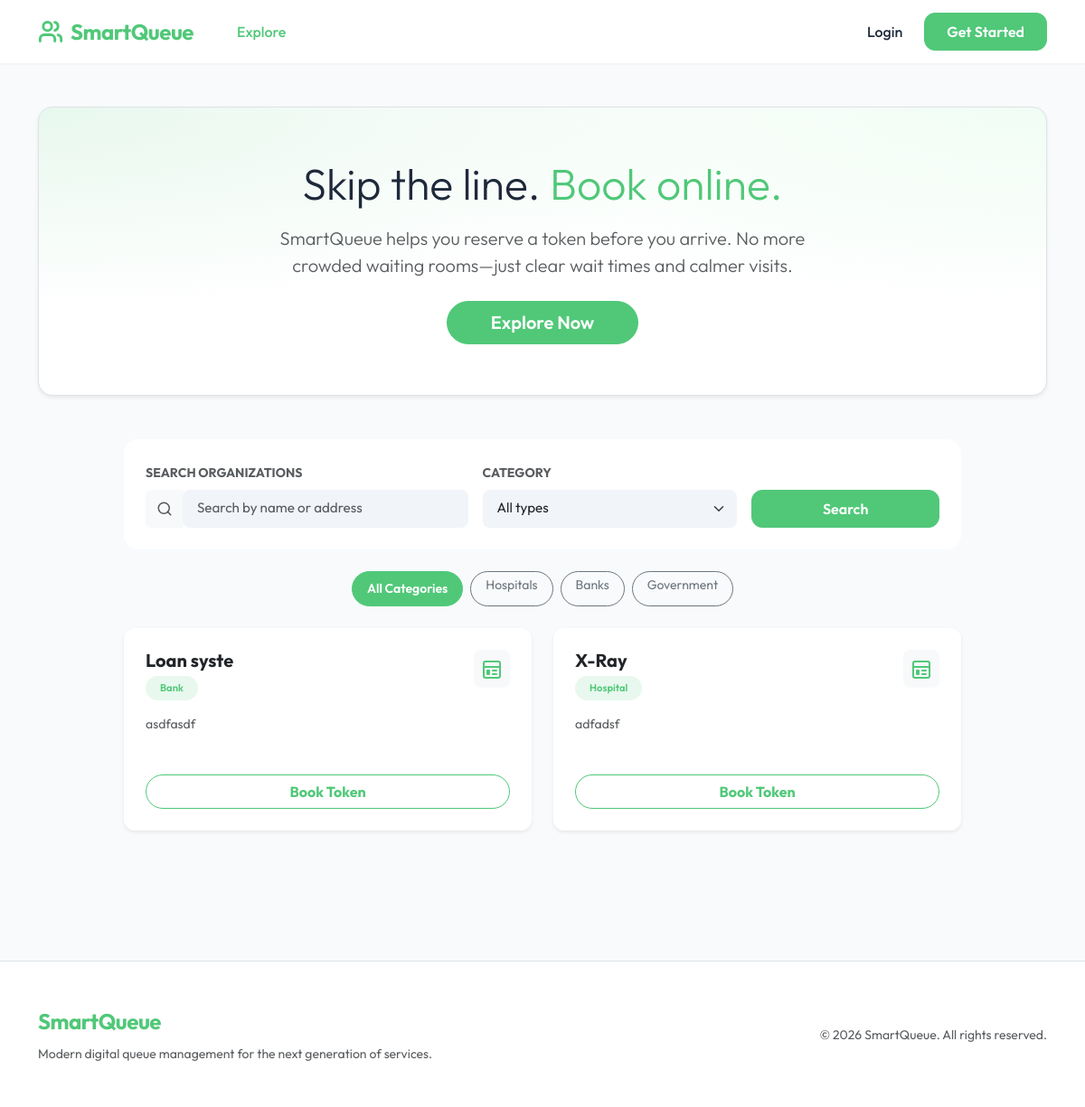
The page / on the database its author committed.
### apps/organizations/models.py (models this page shows, shortened)
class Organization(models.Model):
    TYPE_HOSPITAL = 'hospital'
    TYPE_BANK = 'bank'
    TYPE_GOVT = 'govt'
    TYPE_CHOICES = [
        (TYPE_HOSPITAL, 'Hospital'),
        (TYPE_BANK, 'Bank'),
        (TYPE_GOVT, 'Government'),
    ]
    name = models.CharField(max_length=200)
    slug = models.SlugField(max_length=220, unique=True)
    type = models.CharField(max_length=20, choices=TYPE_CHOICES)
    address = models.TextField()
    phone = models.CharField(max_length=15)
    email = models.EmailField()
    max_daily_tokens = models.IntegerField(default=100)
    is_active = models.BooleanField(default=True)
    organizers = models.ManyToManyField(
        settings.AUTH_USER_MODEL,
        related_name='managed_organizations',
        blank=True
    )
    created_at = models.DateTimeField(auto_now_add=True)
    class Meta:
        ordering = ['name']

### apps/organizations/views.py (the view, shortened to what this page needs)
# urls.py: path('', views.OrganizationListView.as_view(), name='organization_list'),
class OrganizationListView(ListView):
    model = Organization
    template_name = 'home.html'
    context_object_name = 'organizations'
    def get_queryset(self):
        queryset = super().get_queryset().filter(is_active=True)
        self.form = OrganizationSearchForm(self.request.GET or None)
        return queryset
    def get_context_data(self, **kwargs):
        context = super().get_context_data(**kwargs)
        context['form'] = self.form
        is_organizer = False
        if self.request.user.is_authenticated:
            is_organizer = self.request.user.profile.role == 'organizer' or self.request.user.is_staff
        context['is_organizer'] = is_organizer
        return context

### apps/organizations/forms.py
class OrganizationSearchForm(forms.Form):
    q = forms.CharField(
        required=False,
        label='Search',
        widget=forms.TextInput(attrs={'class': 'form-control', 'placeholder': 'Search by name or address'}),
    )
    type = forms.ChoiceField(
        required=False,
        widget=forms.Select(attrs={'class': 'form-select'}),
        choices=[
            ('', 'All types'),
            ('hospital', 'Hospital'),
            ('bank', 'Bank'),
            ('govt', 'Government'),
        ],
    )

### apps/templates/home.html
{% extends "organizations/organization_list.html" %}

### apps/templates/organizations/organization_list.html (shortened to what this page needs)
{% extends "base.html" %}
{% block content %}
    {% if is_organizer %}
    <div class="card border-0 shadow-sm p-4 mb-5 bg-primary-light" style="border-radius: 20px;">
        <div class="card-body d-flex flex-column flex-md-row justify-content-between align-items-center gap-4">
            <div>
                <h4 class="fw-bold text-primary mb-1">Welcome back, Organizer!</h4>
                <p class="mb-0 text-muted">Manage your organizations, services, and live queue from your portal.</p>
            </div>
            <div class="d-flex gap-2">
                <a href="{% url 'organizations:organizer_org_list' %}" class="btn btn-primary px-4">Management Portal</a>
                <a href="{% url 'organizations:organization_create' %}" class="btn btn-outline-primary px-4">Create New Org</a>
            </div>
        </div>
    </div>
    {% else %}
    <div class="py-5 mb-5 text-center bg-white rounded-4 shadow-sm border" style="background-image: radial-gradient(at 0% 0%, #e8f8ee 0, transparent 50%), radial-gradient(at 100% 0%, #f0fdf4 0, transparent 50%);">
        <div class="container py-2">
            <h1 class="display-5 fw-extrabold text-main mb-3">Skip the line. <span class="text-primary">Book online.</span></h1>
            <p class="lead text-muted mb-4 mx-auto" style="max-width: 600px;">
                SmartQueue helps you reserve a token before you arrive. No more crowded waiting rooms—just clear wait times and calmer visits.
            </p>
            <div class="d-flex justify-content-center gap-2">
                <a href="#explore" class="btn btn-primary btn-lg px-5 rounded-pill">Explore Now</a>
            </div>
        </div>
    </div>
    {% endif %}
    <div id="explore" class="mb-5">
        <div class="row justify-content-center">
            <div class="col-lg-10">
                <form method="get" class="bg-white p-4 rounded-4 shadow-md border-0 mb-4">
                    <div class="row g-3">
                        <div class="col-md-5">
                            <label class="form-label fw-bold small text-muted text-uppercase" for="id_q">Search Organizations</label>
                            <div class="input-group">
                                <span class="input-group-text bg-light border-0"><svg xmlns="http://www.w3.org/2000/svg" width="18" height="18" viewBox="0 0 24 24" fill="none" stroke="currentColor" stroke-width="2" stroke-linecap="round" stroke-linejoin="round" class="text-muted"><circle cx="11" cy="11" r="8"/><path d="m21 21-4.3-4.3"/></svg></span>
                                {{ form.q }}
                            </div>
                        </div>
                        <div class="col-md-4">
                            <label class="form-label fw-bold small text-muted text-uppercase" for="id_type">Category</label>
                            {{ form.type }}
                        </div>
                        <div class="col-md-3 d-grid">
                            <label class="form-label d-none d-md-block">&nbsp;</label>
                            <button class="btn btn-primary py-2" type="submit">Search</button>
                        </div>
                    </div>
                </form>
                <div class="d-flex flex-wrap gap-2 mb-4 justify-content-center">
                    <a class="btn btn-sm px-3 rounded-pill {% if not request.GET.type %}btn-primary{% else %}btn-outline-secondary{% endif %}" href="{% url 'organizations:organization_list' %}">All Categories</a>
                    <a class="btn btn-sm px-3 rounded-pill {% if request.GET.type == 'hospital' %}btn-primary{% else %}btn-outline-secondary{% endif %}"
                       href="{% url 'organizations:organization_list' %}?type=hospital">Hospitals</a>
                    <a class="btn btn-sm px-3 rounded-pill {% if request.GET.type == 'bank' %}btn-primary{% else %}btn-outline-secondary{% endif %}"
                       href="{% url 'organizations:organization_list' %}?type=bank">Banks</a>
                    <a class="btn btn-sm px-3 rounded-pill {% if request.GET.type == 'govt' %}btn-primary{% else %}btn-outline-secondary{% endif %}"
                       href="{% url 'organizations:organization_list' %}?type=govt">Government</a>
                </div>
                <div class="row row-cols-1 row-cols-md-2 g-4">
                    {% for org in organizations %}
                        <div class="col">
                            <div class="card h-100 border-0 shadow-sm hover-translate">
                                <div class="card-body p-4">
                                    <div class="d-flex justify-content-between align-items-start mb-3">
                                        <div>
                                            <h2 class="h5 fw-bold mb-1">{{ org.name }}</h2>
                                            <span class="badge bg-primary-light text-primary text-capitalize fw-semibold px-3 py-2 rounded-pill" style="font-size: 0.7rem;">{{ org.get_type_display }}</span>
                                        </div>
                                        <div class="bg-light rounded-3 p-2">
                                        </div>
                                    </div>
                                    <p class="card-text text-muted small mb-4 line-clamp-2" style="height: 3em; overflow: hidden; display: -webkit-box; -webkit-line-clamp: 2; -webkit-box-orient: vertical;">{{ org.address }}</p>
                                    <div class="d-grid">
                                        <a class="btn btn-outline-primary rounded-pill fw-bold" href="{% url 'organizations:organization_detail' org.slug %}">
                                            Book Token
                                        </a>
                                    </div>
                                </div>
                            </div>
                        </div>
                    {% endfor %}
                </div>
            </div>
        </div>
    </div>
{% endblock %}

### static/css/style.css (style rules this page uses)
:root { --primary-color: #50c878; --primary-hover: #45b068; --primary-light: #e8f8ee; --secondary-color: #64748b; --bg-color: #f8fafc; --card-bg: #ffffff; --text-main: #1e293b; --text-muted: #64748b; --border-radius: 12px; --shadow-sm: 0 1px 2px 0 rgb(0 0 0 / 0.05); --shadow-md: 0 4px 6px -1px rgb(0 0 0 / 0.1), 0 2px 4px -2px rgb(0 0 0 / 0.1); --shadow-lg: 0 10px 15px -3px rgb(0 0 0 / 0.1), 0 4px 6px -4px rgb(0 0 0 / 0.1); }
body { background-color: var(--bg-color); color: var(--text-main); font-family: 'Outfit', sans-serif; -webkit-font-smoothing: antialiased; }
.btn-primary { background-color: var(--primary-color) !important; border-color: var(--primary-color) !important; border-radius: var(--border-radius); font-weight: 600; padding: 0.5rem 1.25rem; transition: all 0.2s ease; }
.btn-outline-primary { color: var(--primary-color) !important; border-color: var(--primary-color) !important; border-radius: var(--border-radius); font-weight: 600; }
.card { border: none !important; border-radius: var(--border-radius) !important; box-shadow: var(--shadow-sm); transition: transform 0.2s ease, box-shadow 0.2s ease; }
.text-primary { color: var(--primary-color) !important; }
.bg-primary-light { background-color: var(--primary-light) !important; }

### apps/templates/organizations/organization_list.html (style rules this page uses)
.hover-translate { transition: transform 0.3s ease, box-shadow 0.3s ease; }
#id_q, #id_type { border: 0; background-color: #f1f5f9; padding: 0.6rem 1rem; border-radius: 8px; font-size: 0.95rem; }

### rows shown on the page
Organization: name "Loan syste", type "Bank", address "asdfasdf"
Organization: name "X-Ray", type "Hospital", address "adfadsf"
